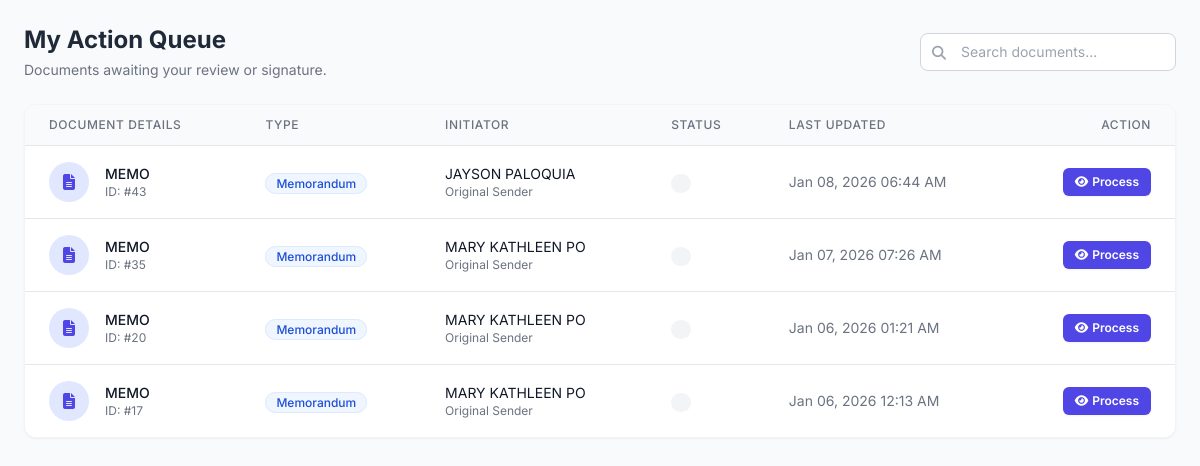
The app's page /my_queue.php (signed in), older data.
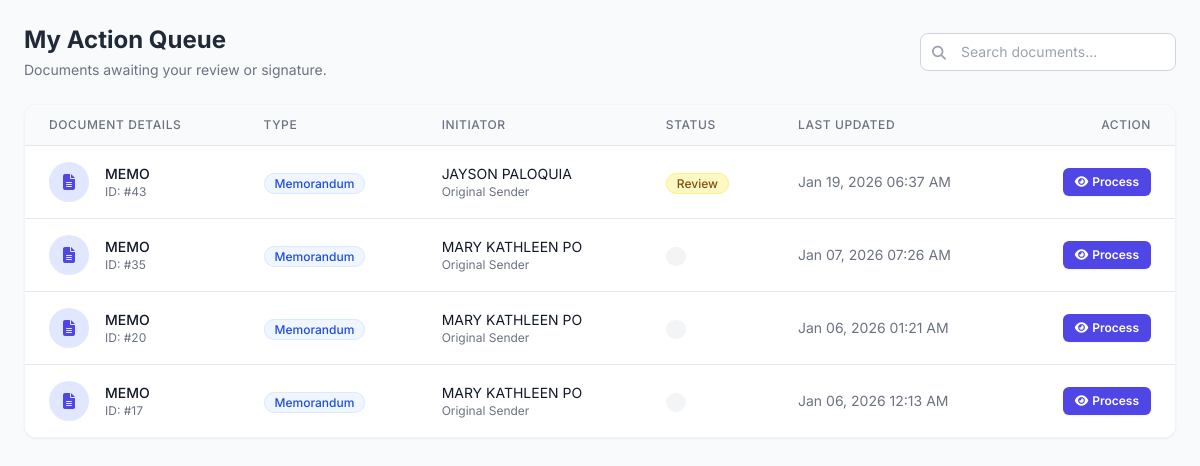
The same page, newer data.
### tables this page shows
CREATE TABLE `documents` (
  `doc_id` int(11) NOT NULL,
  `title` varchar(255) NOT NULL,
  `doc_type` varchar(100) NOT NULL,
  `status` enum('Draft','Review','Signing','Completed','Returned','Archived') NOT NULL,
  `remarks` text DEFAULT NULL,
  `initiator_id` int(11) NOT NULL,
  `current_owner_id` int(11) DEFAULT NULL,
  `created_at` timestamp NOT NULL DEFAULT current_timestamp(),
  `updated_at` timestamp NOT NULL DEFAULT current_timestamp() ON UPDATE current_timestamp(),
  `Station` text NOT NULL
);

CREATE TABLE `users` (
  `user_id` int(11) NOT NULL,
  `email` varchar(255) NOT NULL,
  `password_hash` varchar(255) NOT NULL,
  `first_name` varchar(100) NOT NULL,
  `middle_name` varchar(100) DEFAULT NULL,
  `last_name` varchar(100) NOT NULL,
  `suffix` varchar(20) DEFAULT NULL,
  `position` varchar(100) DEFAULT NULL,
  `designation` varchar(100) DEFAULT NULL,
  `division` varchar(100) DEFAULT NULL,
  `sex` enum('Male','Female','Other','Prefer not to say') DEFAULT NULL,
  `contact_number` varchar(50) DEFAULT NULL,
  `role` enum('Initiator','Section Chief','Division Chief','ARD','RED','Records Office','Admin') NOT NULL DEFAULT 'Initiator',
  `status` varchar(50) NOT NULL DEFAULT 'Pending',
  `verification_token` varchar(255) DEFAULT NULL,
  `token_expiry` datetime DEFAULT NULL,
  `reset_token` varchar(255) DEFAULT NULL,
  `reset_token_expiry` datetime DEFAULT NULL,
  `created_at` timestamp NOT NULL DEFAULT current_timestamp(),
  `otos_userlink` int(11) NOT NULL,
  `profile_picture_path` varchar(255) DEFAULT NULL
);

### my_queue.php (the view, shortened to what the changed rows need)
<?php
$user_id = $_SESSION['user_id'];
require_once 'db.php';
$search_sql = "";
$params = [$user_id];
$types = "i";
$sql = "SELECT
            d.doc_id,
            d.title,
            d.doc_type,
            d.status,
            d.created_at,
            d.updated_at,
            u.first_name as init_fname,
            u.last_name as init_lname
        FROM documents d
        JOIN users u ON d.initiator_id = u.user_id
        WHERE d.current_owner_id = ?
        AND d.status != 'Draft'
        AND d.status != 'Completed'
        AND d.status != 'Archived'
        $search_sql
        ORDER BY d.updated_at DESC";
$stmt = $conn->prepare($sql);
$stmt->bind_param($types, ...$params);
$stmt->execute();
$result = $stmt->get_result();
?>
<!DOCTYPE html>
<html lang="en">
<head>
    <script src="https://cdn.tailwindcss.com"></script>
    <link rel="stylesheet" href="https://cdnjs.cloudflare.com/ajax/libs/font-awesome/6.4.0/css/all.min.css">
</head>
<body class="p-6">
    <div class="max-w-7xl mx-auto">
        <div class="flex flex-col md:flex-row justify-between items-start md:items-center mb-6 gap-4">
            <div>
                <h1 class="text-2xl font-bold text-gray-800">My Action Queue</h1>
            </div>
        </div>
        <div class="bg-white rounded-xl shadow-sm border border-gray-100 overflow-hidden">
            <?php if ($result->num_rows > 0): ?>
                <div class="overflow-x-auto">
                    <table class="min-w-full divide-y divide-gray-200">
                        <thead class="bg-gray-50">
                            <tr>
                                <th scope="col" class="px-6 py-3 text-left text-xs font-medium text-gray-500 uppercase tracking-wider">Document Details</th>
                                <th scope="col" class="px-6 py-3 text-left text-xs font-medium text-gray-500 uppercase tracking-wider">Type</th>
                                <th scope="col" class="px-6 py-3 text-left text-xs font-medium text-gray-500 uppercase tracking-wider">Initiator</th>
                                <th scope="col" class="px-6 py-3 text-left text-xs font-medium text-gray-500 uppercase tracking-wider">Status</th>
                                <th scope="col" class="px-6 py-3 text-left text-xs font-medium text-gray-500 uppercase tracking-wider">Last Updated</th>
                                <th scope="col" class="px-6 py-3 text-right text-xs font-medium text-gray-500 uppercase tracking-wider">Action</th>
                            </tr>
                        </thead>
                        <tbody class="bg-white divide-y divide-gray-200">
                            <?php while ($row = $result->fetch_assoc()): ?>
                                <tr class="hover:bg-gray-50 transition-colors">
                                    <td class="px-6 py-4 whitespace-nowrap">
                                        <div class="flex items-center">
                                            <div class="flex-shrink-0 h-10 w-10 rounded-full bg-indigo-100 flex items-center justify-center text-indigo-600">
                                                <i class="fas fa-file-alt"></i>
                                            </div>
                                            <div class="ml-4">
                                                <div class="text-sm font-medium text-gray-900 truncate max-w-xs" title="<?php echo htmlspecialchars($row['title']); ?>">
                                                    <?php echo htmlspecialchars($row['title']); ?>
                                                </div>
                                                <div class="text-xs text-gray-500">ID: #<?php echo $row['doc_id']; ?></div>
                                            </div>
                                        </div>
                                    </td>
                                    <td class="px-6 py-4 whitespace-nowrap">
                                        <span class="px-2.5 py-0.5 rounded-full text-xs font-medium bg-blue-50 text-blue-700 border border-blue-100">
                                            <?php echo htmlspecialchars($row['doc_type']); ?>
                                        </span>
                                    </td>
                                    <td class="px-6 py-4 whitespace-nowrap">
                                        <div class="text-sm text-gray-900"><?php echo htmlspecialchars($row['init_fname'] . ' ' . $row['init_lname']); ?></div>
                                        <div class="text-xs text-gray-500">Original Sender</div>
                                    </td>
                                    <td class="px-6 py-4 whitespace-nowrap">
                                        <?php
                                            $statusClass = 'bg-gray-100 text-gray-800';
                                            if($row['status'] == 'Signing') $statusClass = 'bg-purple-100 text-purple-800 border border-purple-200';
                                            elseif($row['status'] == 'Review') $statusClass = 'bg-yellow-100 text-yellow-800 border border-yellow-200';
                                            elseif($row['status'] == 'Returned') $statusClass = 'bg-red-100 text-red-800 border border-red-200';
                                        ?>
                                        <span class="px-2.5 py-0.5 rounded-full text-xs font-medium <?php echo $statusClass; ?>">
                                            <?php echo htmlspecialchars($row['status']); ?>
                                        </span>
                                    </td>
                                    <td class="px-6 py-4 whitespace-nowrap text-sm text-gray-500">
                                        <?php echo date('M d, Y h:i A', strtotime($row['updated_at'])); ?>
                                    </td>
                                    <td class="px-6 py-4 whitespace-nowrap text-right text-sm font-medium">
                                        <a href="view_document.php?id=<?php echo $row['doc_id']; ?>" class="text-white bg-indigo-600 hover:bg-indigo-700 px-3 py-1.5 rounded-md text-xs font-semibold shadow-sm transition-all flex items-center inline-flex gap-1">
                                            <i class="fas fa-eye"></i> Process
                                        </a>
                                    </td>
                                </tr>
                            <?php endwhile; ?>
                        </tbody>
                    </table>
                </div>
            <?php endif; ?>
        </div>
    </div>
</body>
</html>

Row changes from the older to the newer data that the page shows:
changed documents "JAYSON PALOQUIA": status (not shown) → "Review"; updated_at "Jan 08, 2026 06:44 AM" → "Jan 19, 2026 06:37 AM"
